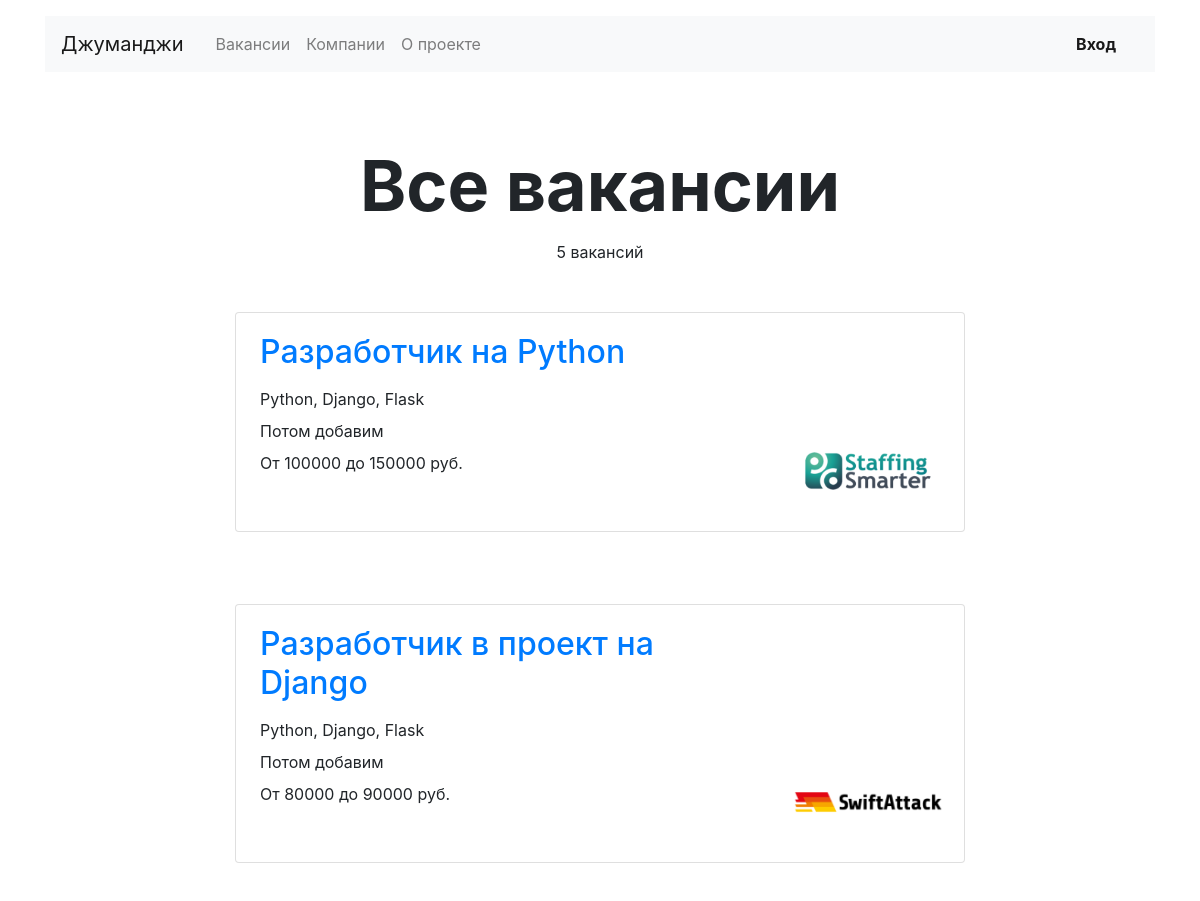
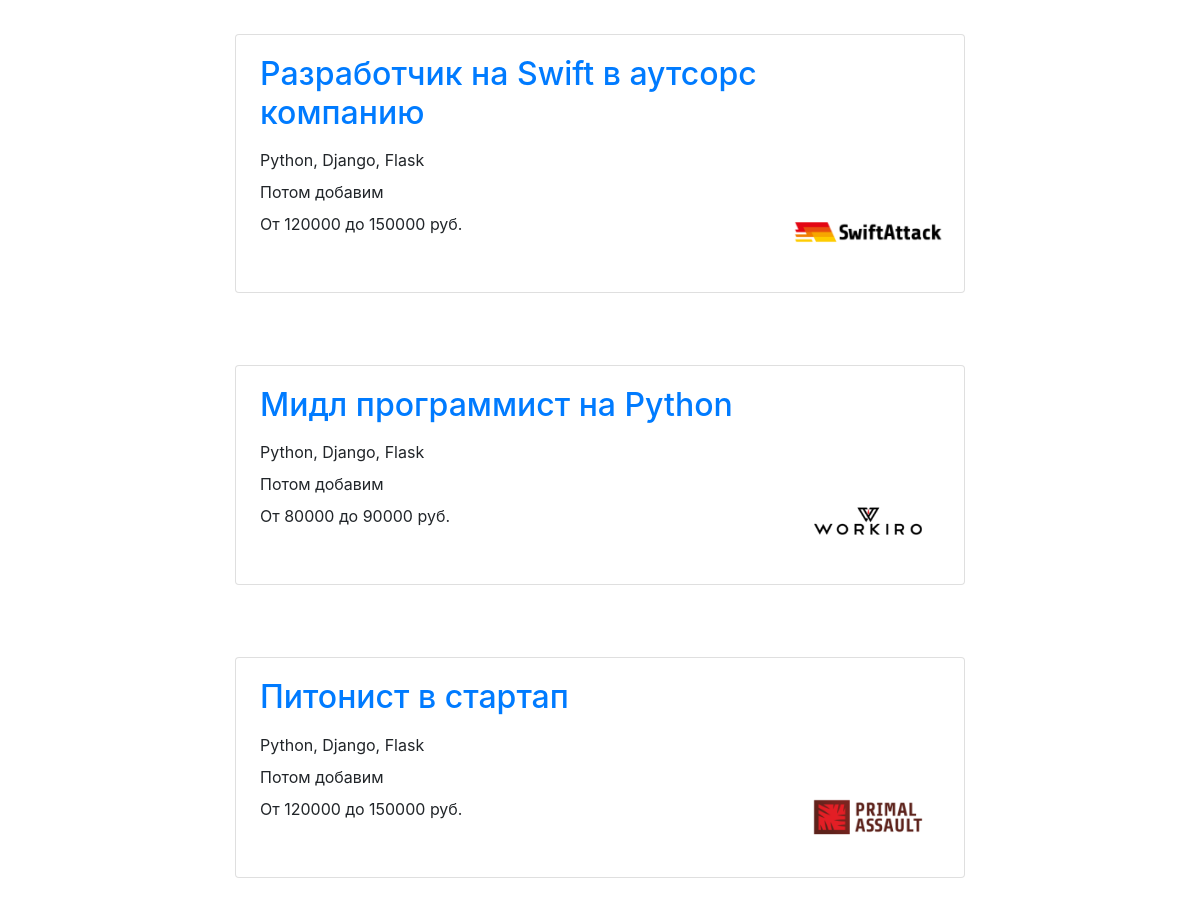
/vacancies/, run on an earlier commit of the app's database (2 pictures, top to bottom).
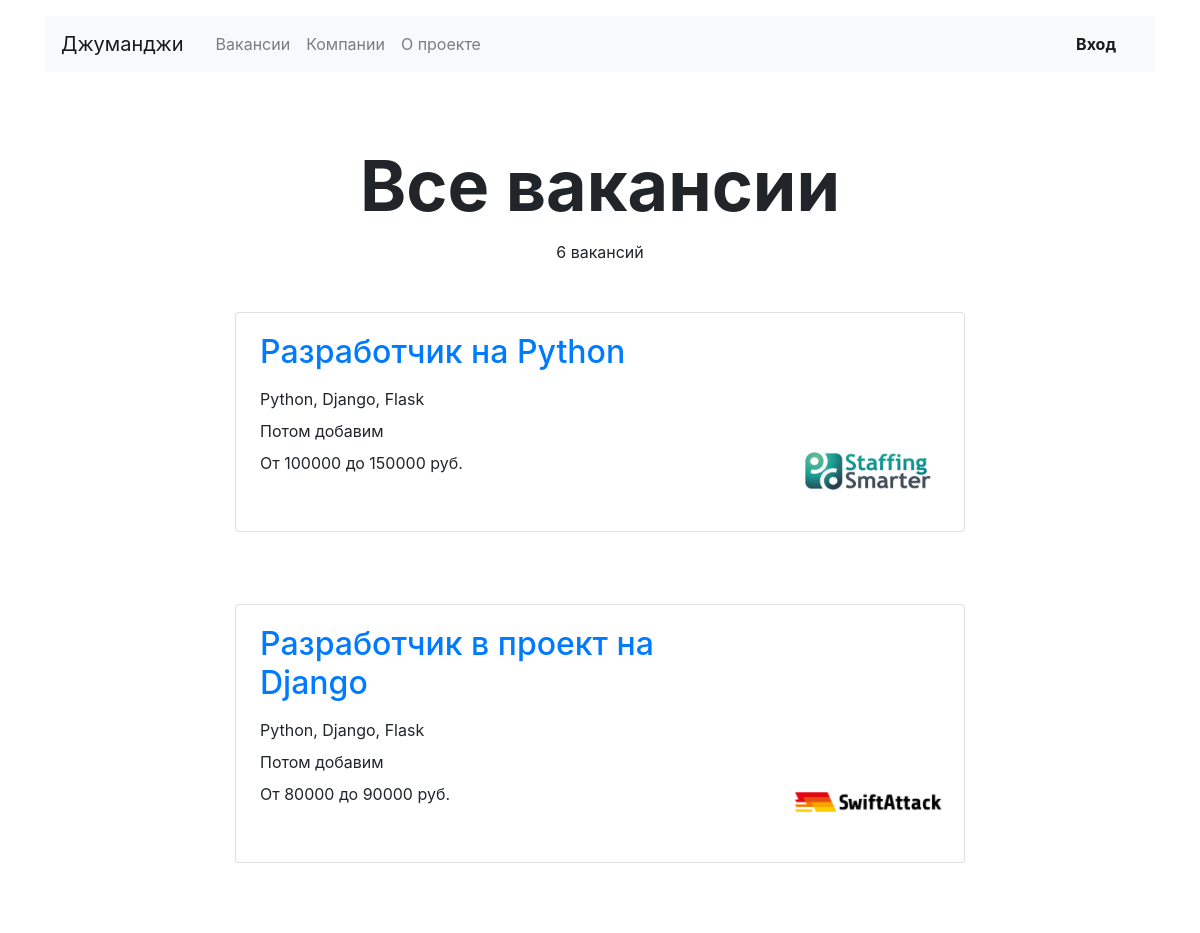
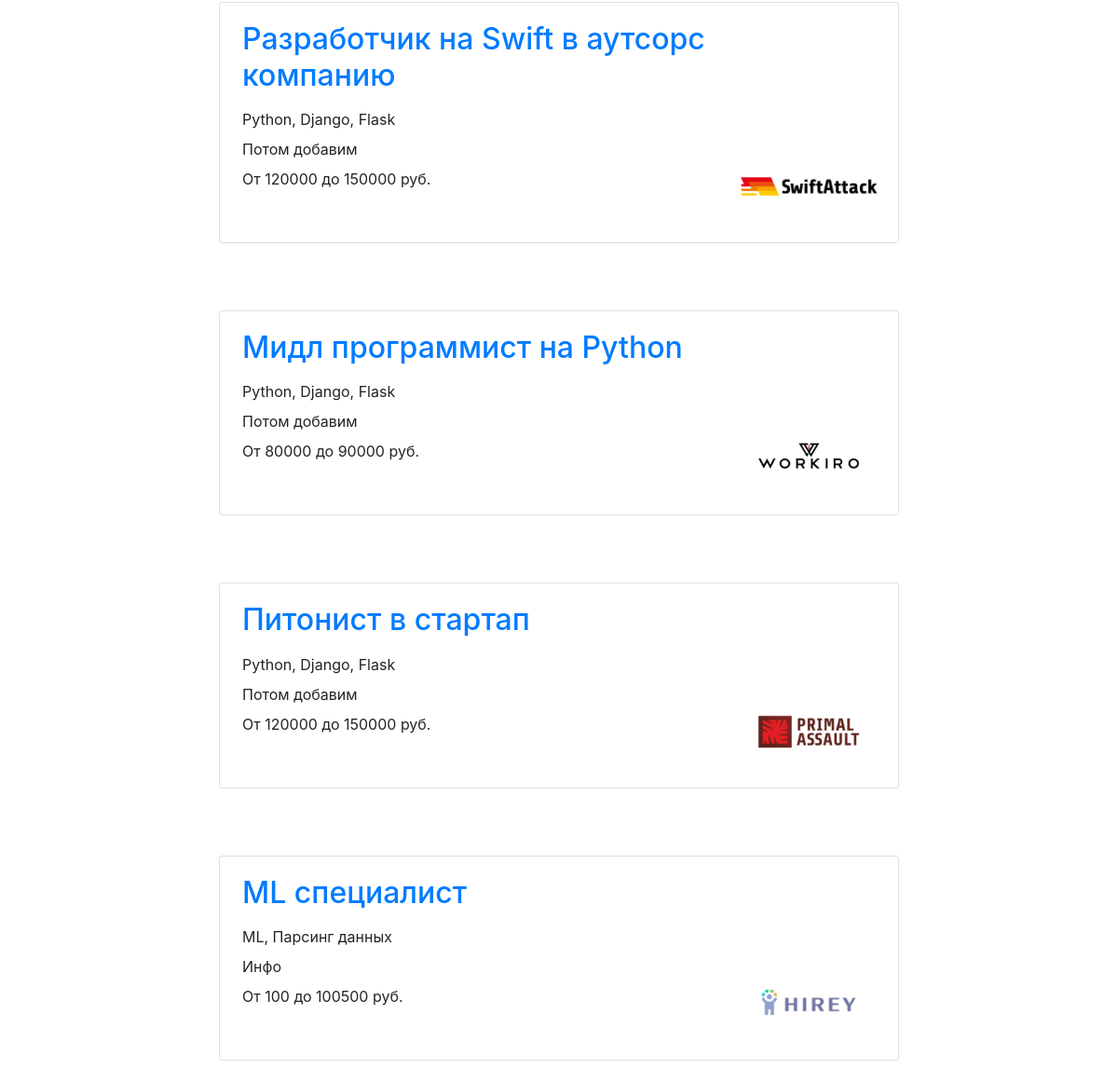
And on a later commit of the database (2 pictures, top to bottom).
### job/models.py (models this page shows, shortened)
class Vacancy(models.Model):
    title = models.CharField(max_length=64)
    specialty = models.ForeignKey(Specialty, on_delete=models.CASCADE, default='2', related_name='vacancies')
    company = models.ForeignKey(Company, on_delete=models.CASCADE, related_name='vacancies')
    skills = models.CharField(max_length=256)
    description = models.CharField(max_length=2048)
    salary_min = models.IntegerField()
    salary_max = models.IntegerField()
    published_at = models.DateField(auto_now_add=True)
    owner = models.ForeignKey(User, on_delete=models.CASCADE, related_name='vacancies')

class Company(models.Model):
    user = models.ForeignKey(User, on_delete=models.CASCADE, related_name='company')
    name = models.CharField(max_length=64)
    location = models.CharField(max_length=64)
    logo = models.ImageField(upload_to=settings.MEDIA_COMPANY_IMAGE_DIR, blank=True)
    description = models.CharField(max_length=2048)
    employee_count = models.IntegerField()

### job/views.py (the view)
# urls.py: path('vacancies/', VacanciesView.as_view(), name='vacancies'),
class VacanciesView(View):
    def get(self, request, ):
        search_query = request.GET.get('search','')
        if search_query:
            vacancies=Vacancy.objects.filter(Q(title__icontains=search_query) | Q(skills__icontains=search_query))
        else:
            vacancies = Vacancy.objects.all()
        return render(
            request, 'list.html', {
                'vacancies': vacancies,
            }
        )

### templates/list.html
{% extends 'base.html' %}
{% block content %}
<main class="container mt-3">
    <section>
        <h1 class="h1 text-center mx-auto mt-4 pt-5" style="font-size: 70px;">
            <strong>
                {% if speciality.title %}
                {{ speciality.title }}
                {% else %}
                Все вакансии
                {% endif %}
            </strong></h1>
        <p class="text-center pt-1">{{ vacancies|length }} вакансий</p>
        {% for vacancy in vacancies %}
        <div class="row mt-5">
            <div class="col-12 col-lg-8 offset-lg-2 m-auto">
                <div class="card mb-4">
                    <div class="card-body px-4">
                        <div class="row">
                            <div class="col-12 col-md-8 col-lg-9">
                                <a href="{% url 'vacancy' vacancy.id %}"><h2 class="h2 pb-2">{{ vacancy.title }}</h2>
                                </a>
                                <p class="mb-2">{{ vacancy.skills }}</p>
                                <p class="mb-2">{{ vacancy.description }}</p>
                                <p>От {{ vacancy.salary_min }} до {{ vacancy.salary_max }} руб.</p>
                                <p class="text-muted pt-1">{{ vacancy.posted_at }}</p>
                            </div>
                            <div class="col-12 col-md-4 col-lg-3 d-flex align-items-end">
                                <a href="#"><img src="{{ vacancy.company.logo.url }}" width="150" height="80" alt=""></a>
                            </div>
                        </div>
                    </div>
                </div>
            </div>
        </div>
        {% endfor %}
    </section>
</main>
{% endblock %}

### templates/base.html (shortened to what this page needs)
<!DOCTYPE html>
<html lang="ru">
<head>
    <link rel="stylesheet" href="https://stackpath.bootstrapcdn.com/bootstrap/4.3.1/css/bootstrap.min.css"
>
</head>
<body>
<header class="container mt-3">
    <nav class="navbar navbar-expand-lg navbar-light bg-light">
        <a class="navbar-brand mr-4" href="#">Джуманджи</a>
        <div class="collapse navbar-collapse justify-content-between" id="navbarNav">
            <ul class="navbar-nav col-10">
                <li class="nav-item">
                    <a class="nav-link" href="#">Вакансии</a>
                </li>
                <li class="nav-item">
                    <a class="nav-link" href="#">Компании</a>
                </li>
                <li class="nav-item">
                    <a class="nav-link" href="#">О проекте</a>
                </li>
            </ul>
            <ul class="navbar-nav col-2 justify-content-end">
                <li class="nav-item active">
                    <a href="#" class="nav-link font-weight-bold">Вход</a>
                </li>
            </ul>
        </div>
    </nav>
</header>
{% block content %}
{% endblock %}
</body>
</html>

What changed in the data, as far as the page shows it:
added Vacancy: title "ML специалист", skills "ML, Парсинг данных", description "Инфо", salary_min "100", salary_max "100500", company.logo (picture)
Also different on the page:
{{ vacancies|length }}: "5" → "6"
